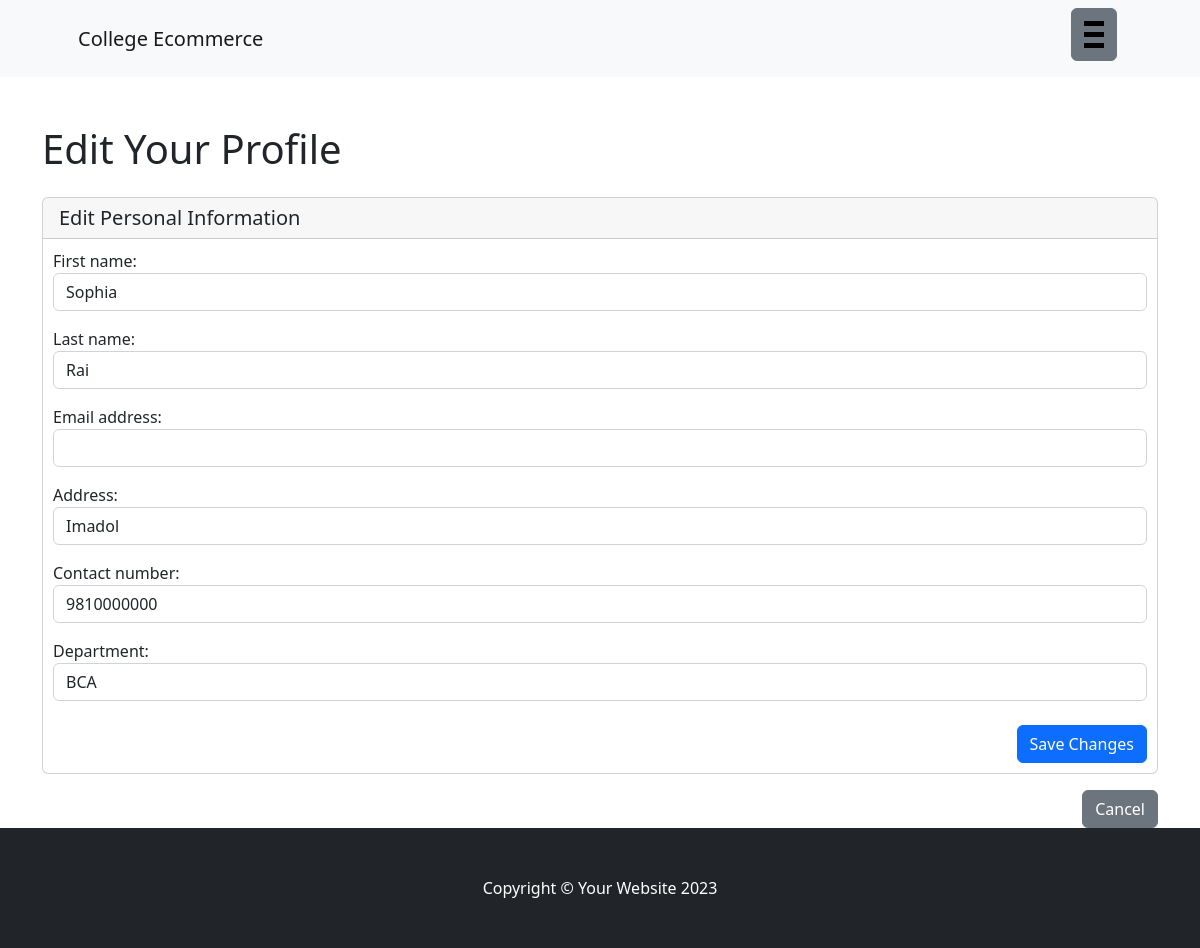
The page /account/profile/edit/2/ (signed in) on the database as committed earlier.
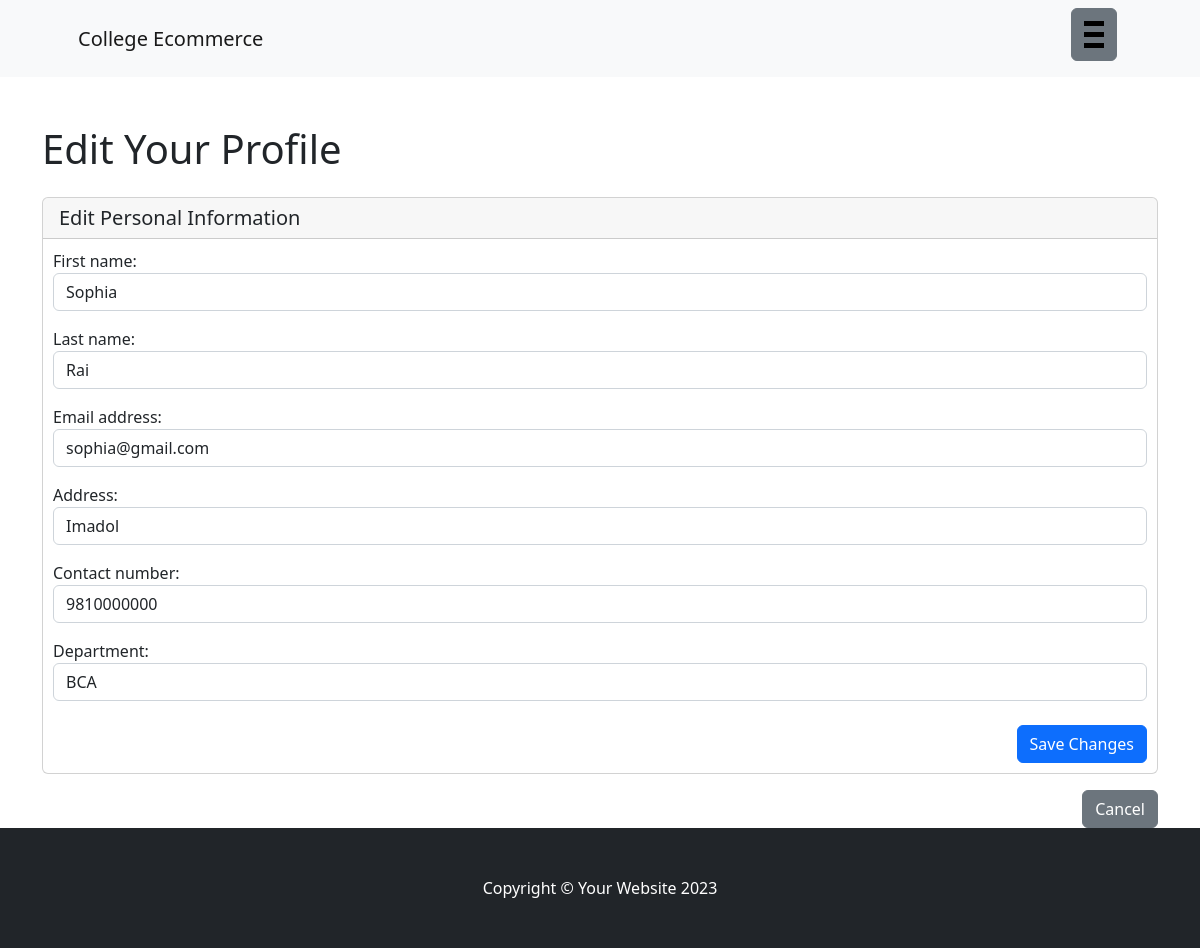
The same page on the database as committed later.
### account/models.py (models this page shows, shortened)
class User(AbstractUser):
    USER_TYPE_CHOICES = (
        ('customer', 'Customer'),
        ('seller', 'Seller'),
        ('both', 'Both')
    )
    active_role = models.CharField(max_length=10, choices=USER_TYPE_CHOICES, default='seller')  # Field to store the active role
    user_type = models.CharField(max_length=10, choices=USER_TYPE_CHOICES, default='customer')
    username = models.CharField(max_length=50, blank=False, null=False, unique=True)
    address = models.CharField(max_length=100, blank=True, null=True)
    contact_number = models.CharField(max_length=10,  blank=True, null=True)
    DEPARTMENT_CHOICES = (
        ('', 'Select'),
        ('bca', 'BCA'),
        ('bit', 'BIT'),
    )
    department = models.CharField(max_length=10, choices=DEPARTMENT_CHOICES,   null=False, default="bca")

### account/views.py (the view)
# urls.py: path('profile/edit/<int:user_id>/', views.edit_profile, name='edit_profile'),
@login_required
def edit_profile(request, user_id):
    user = get_object_or_404(User, id=user_id)
    if request.method == 'POST':
        form = UserProfileForm(request.POST, instance=user)
        if form.is_valid():
            form.save()
            return redirect('account:profile', user_id=user.id)  # Redirect to the profile page after saving
    else:
        form = UserProfileForm(instance=user)
    return render(request, 'account/edit_profile.html', {'form': form, 'user': user})

### account/forms.py
class UserProfileForm(forms.ModelForm):
    class Meta:
        model = User
        fields = ['first_name', 'last_name', 'email', 'address', 'contact_number', 'department']
        widgets = {
            'first_name': forms.TextInput(attrs={'class': 'form-control'}),
            'last_name': forms.TextInput(attrs={'class': 'form-control'}),
            'email': forms.EmailInput(attrs={'class': 'form-control'}),
            'address': forms.TextInput(attrs={'class': 'form-control'}),
            'contact_number': forms.TextInput(attrs={'class': 'form-control'}),
            'department': forms.Select(attrs={'class': 'form-control'}),
        }

### cart/context_processor.py (called while the page is built)
def cart_quantity(request):
    cart = request.session.get('cart', {})
    total_quantity = sum(item['qty'] for item in cart.values())
    return {'cart_quantity': total_quantity}

### account/templates/account/edit_profile.html (shortened to what this page needs)
{% extends 'core/base.html' %}
{% block content %}
<div class="container mt-5">
    <h1 class="mb-4">Edit Your Profile</h1>
    <div class="card">
        <div class="card-header">
            <h5 class="card-title mb-0">Edit Personal Information</h5>
        </div>
        <div class="card-body">
            <form method="POST">
                {{ form.as_p }}
                <div class="mt-4 text-end">
                    <button type="submit" class="btn btn-primary">Save Changes</button>
                </div>
            </form>
        </div>
    </div>
    <div class="mt-3 text-end">
        <a href="{% url 'account:profile' user.id %}" class="btn btn-secondary">Cancel</a>
    </div>
</div>
{% endblock %}

Rows that differ between the two databases and show on the page:
changed User "Sophia": email (not shown) → "sophia@gmail.com"
